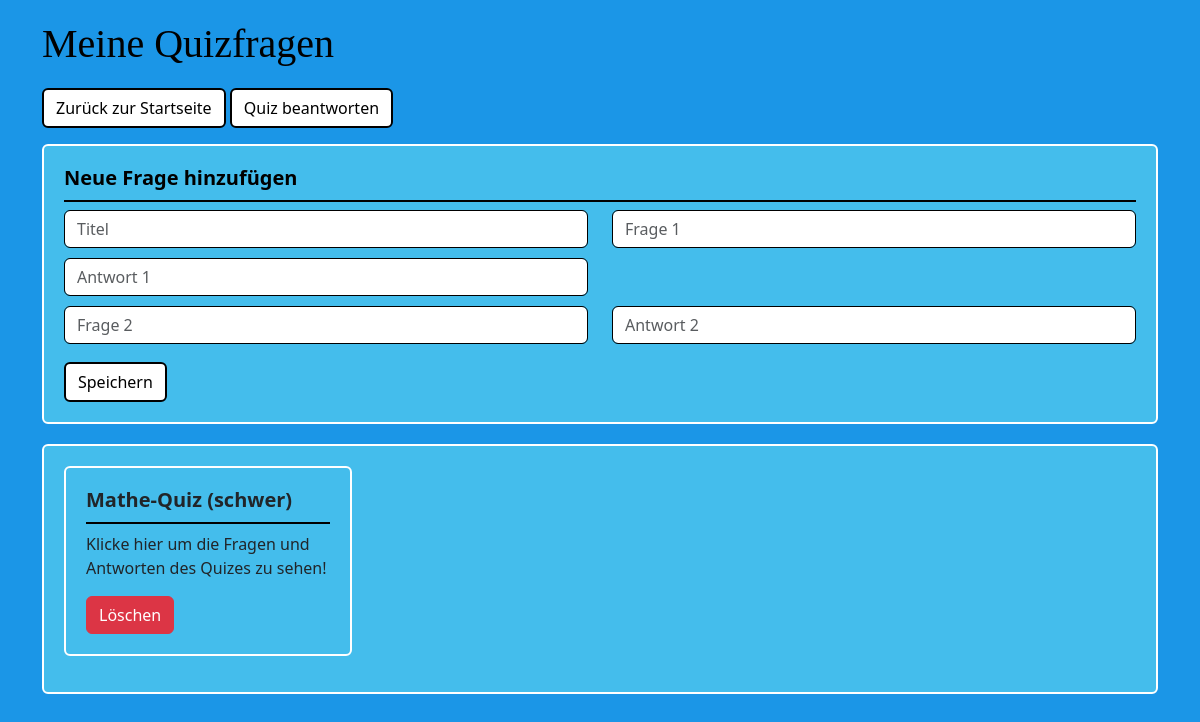
Page /lehrer on the earlier database version.
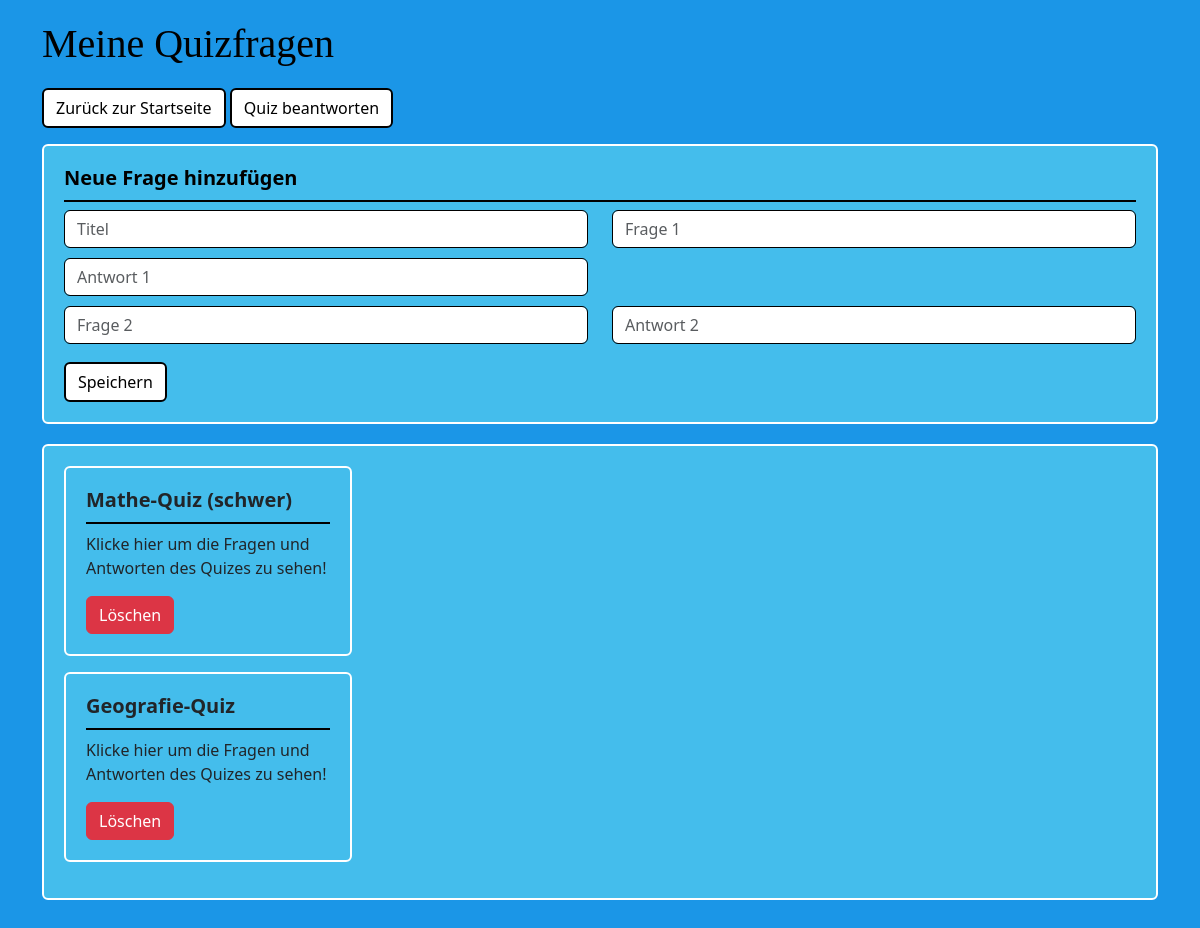
Same page on the later database version.
### tables this page shows
CREATE TABLE text_quiz (
    Id INTEGER PRIMARY KEY AUTOINCREMENT,
    quiz_titel TEXT,
    frage1 TEXT,
    antwort1 TEXT,
    frage2 TEXT,
    antwort2 TEXT
);

### app.py (the view)
@app.route('/lehrer')
def index():
    conn = get_db_connection()
    text_quiz = conn.execute('SELECT * FROM text_quiz').fetchall()
    conn.close()
    return render_template('index.html', text_quiz=text_quiz)

### app.py (called while the page is built)
def get_db_connection():
    conn = sqlite3.connect('database.db')
    conn.row_factory = sqlite3.Row
    return conn

### templates/index.html (shortened to what this page needs)
<!DOCTYPE html>
<html lang="de">
<head>
    <link href="https://cdn.jsdelivr.net/npm/bootstrap@5.3.8/dist/css/bootstrap.min.css" rel="stylesheet">
    <link rel="stylesheet" href="{{ url_for('static', filename='style2/style.css') }}">
</head>
<body>
    <div class="container">
        <h1 style="font-family: fantasy;">Meine Quizfragen</h1>
        <a href="{{ url_for('start') }}" class="btn btn-secondary mb-3">Zurück zur Startseite</a>
        <a href="{{ url_for('quiz') }}" class="btn btn-warning mb-3">Quiz beantworten</a>
        <div class="card">
            <div class="card-body">
                <h5>Neue Frage hinzufügen</h5>
                <form action="{{ url_for('add_post') }}" method="POST">
                    <div class="row">
                        <div class="col-md-6">
                            <input type="text" name="quiz_titel" class="form-control" placeholder="Titel" required>
                        </div>
                        <div class="col-md-6">
                            <input type="text" name="frage1" class="form-control" placeholder="Frage 1" required>
                        </div>
                        <div class="col-md-6">
                            <input type="text" name="antwort1" class="form-control" placeholder="Antwort 1" required>
                        </div>
                    </div>
                    <div class="row">
                        <div class="col-md-6">
                            <input type="text" name="frage2" class="form-control" placeholder="Frage 2" required>
                        </div>
                        <div class="col-md-6">
                            <input type="text" name="antwort2" class="form-control" placeholder="Antwort 2" required>
                        </div>
                    </div>
                    <button type="submit" class="btn btn-warning mt-2">Speichern</button>
                </form>
            </div>
        </div>
        <div class="card">
            <div class="card-body">
                {% if text_quiz|length == 0 %}
                    <p>Noch keine Fragen vorhanden.</p>
                {% else %}
                    {% for quiz in text_quiz %}
                    <div class="card mb-3" style="width: 18rem;">
                        <div class="card-body">
                            <h5 class="card-title">{{ quiz['quiz_titel'] }}</h5>
                            <p class="card-text">Klicke hier um die Fragen und Antworten des Quizes zu sehen!</p>
                            <form action="{{ url_for('delete_post', id=quiz['Id']) }}" method="POST" style="display:inline;">
                                <button type="submit" class="btn btn-danger" >Löschen</button>
                            </form>
                        </div>
                    </div>
                    {% endfor %}
                {% endif %}
            </div>
        </div>
    </div>
</body>
</html>

Differences in the rows shown:
added text_quiz: quiz_titel "Geografie-Quiz"
